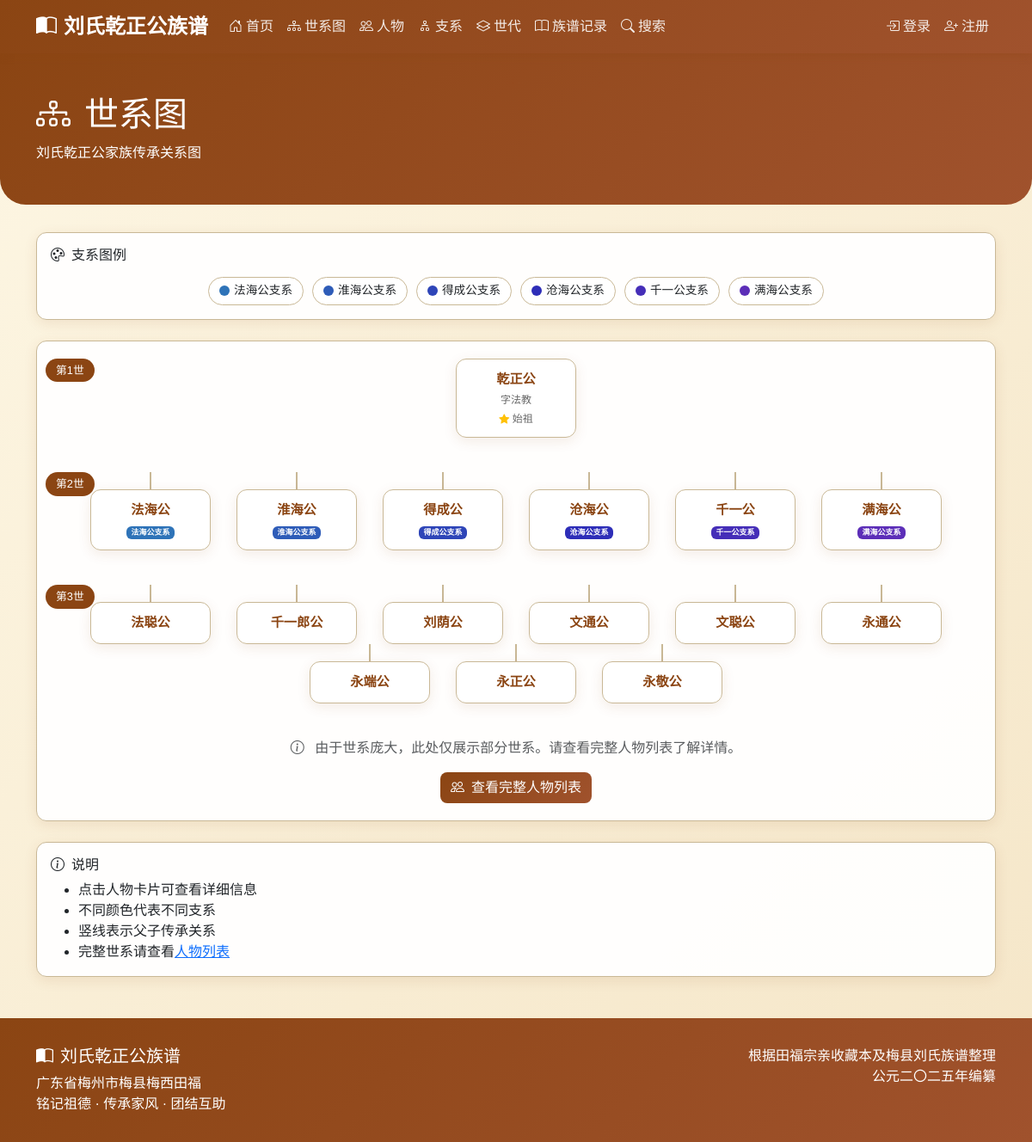
The app's page /tree/, older data.
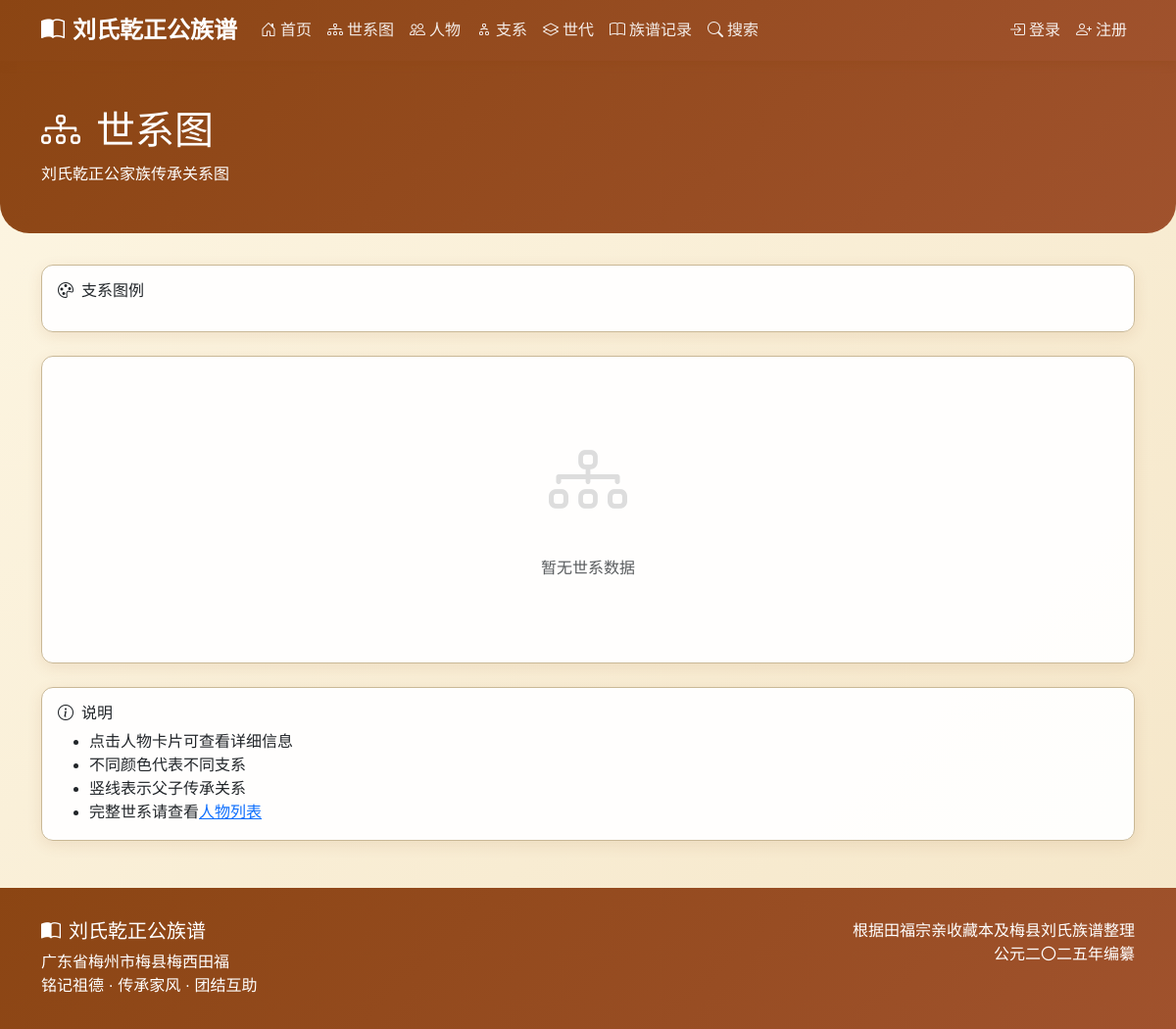
The same page, newer data.
### genealogy/models.py (models this page shows, shortened)
class Branch(models.Model):
    name = models.CharField(max_length=100, verbose_name='支系名称')
    founder = models.ForeignKey(
        'Person',
        on_delete=models.SET_NULL,
        null=True,
        blank=True,
        related_name='founded_branch',
        verbose_name='开基祖'
    )
    description = models.TextField(blank=True, verbose_name='描述')
    location = models.CharField(max_length=200, blank=True, verbose_name='分布地区')
    class Meta:
        verbose_name = '支系'
        verbose_name_plural = '支系'

class Person(models.Model):
    GENDER_CHOICES = [
        ('M', '男'),
        ('F', '女'),
    ]
    name = models.CharField(max_length=100, verbose_name='姓名')
    courtesy_name = models.CharField(max_length=100, blank=True, verbose_name='字')
    art_name = models.CharField(max_length=100, blank=True, verbose_name='号')
    alias = models.CharField(max_length=100, blank=True, verbose_name='别名')
    generation_char = models.CharField(max_length=10, blank=True, verbose_name='辈份字')
    gender = models.CharField(max_length=1, choices=GENDER_CHOICES, default='M', verbose_name='性别', help_text='性别变动后需要先保存，然后重新加载页面以更新配偶关系选项')
    is_outsider = models.BooleanField(default=False, verbose_name='是否为外族配偶', help_text='外族配偶状态变动后，世代选项会自动更新；若需更新配偶关系选项，请保存并重新加载页面')
    generation = models.ForeignKey(
        Generation,
        on_delete=models.CASCADE,
        related_name='persons',
        verbose_name='世代',
        null=True,
        blank=True
    )
    father = models.ForeignKey(
        'self',
        on_delete=models.SET_NULL,
        null=True,
        blank=True,
        related_name='children_as_father',
        verbose_name='父亲',
        limit_choices_to={'gender': 'M'}
    )
    mother = models.ForeignKey(
        'self',
        on_delete=models.SET_NULL,
        null=True,
        blank=True,
        related_name='children_as_mother',
        verbose_name='母亲',
        limit_choices_to={'gender': 'F'}
    )
    spouses = models.ManyToManyField(
        'self',
        through='SpouseRelation',
        through_fields=('husband', 'wife'),
        symmetrical=False,
        related_name='partners',
        blank=True,
        verbose_name='配偶'
    )
    branch = models.ForeignKey(
        Branch,
        on_delete=models.SET_NULL,
        null=True,
        blank=True,
        related_name='members',
        verbose_name='所属支系'
    )
    birth_year = models.IntegerField(null=True, blank=True, verbose_name='出生年份')
    death_year = models.IntegerField(null=True, blank=True, verbose_name='逝世年份')
    birth_place = models.CharField(max_length=200, blank=True, verbose_name='出生地')
    burial_place = models.CharField(max_length=300, blank=True, verbose_name='葬地')
    burial_fengshui = models.CharField(max_length=200, blank=True, verbose_name='墓形/风水')
    burial_direction = models.CharField(max_length=100, blank=True, verbose_name='坐向')
    biography = models.TextField(blank=True, verbose_name='生平简介')
    achievements = models.TextField(blank=True, verbose_name='主要事迹')
    descendants_location = models.TextField(blank=True, verbose_name='后裔分布')
    notes = models.TextField(blank=True, verbose_name='备注')
    order = models.IntegerField(default=0, verbose_name='排序')
    avatar = models.ImageField(
        upload_to='avatars/',
        blank=True,
        null=True,
        verbose_name='头像',
        validators=[validate_image_extension, validate_file_size]
    )
    related_user = models.OneToOneField(
        User,
        on_delete=models.SET_NULL,
        null=True,
        blank=True,
        related_name='related_person',
        verbose_name='关联用户'
    )
    account_status = models.CharField(
        max_length=20,
        choices=[
            ('active', '激活'),
            ('inactive', '未激活'),
            ('disabled', '禁用'),
        ],
        default='inactive',
        verbose_name='账号状态'
    )
    created_at = models.DateTimeField(auto_now_add=True, verbose_name='创建时间')
    updated_at = models.DateTimeField(auto_now=True, verbose_name='更新时间')
    created_by = models.ForeignKey(
        User,
        on_delete=models.SET_NULL,
        null=True,
        blank=True,
        related_name='created_persons',
        verbose_name='创建者'
    )
    class Meta:
        verbose_name = '人物'
        verbose_name_plural = '人物'
        ordering = ['generation__number', 'order', 'id']
    def get_absolute_url(self):
        return reverse('genealogy:person_detail', kwargs={'pk': self.pk})
    def has_avatar(self):
        """是否有头像"""
        return bool(self.avatar)
    has_avatar.short_description = '有头像'
    has_avatar.boolean = True

### genealogy/views.py (the view)
# urls.py: path('tree/', views.GenealogyTreeView.as_view(), name='tree'),
class GenealogyTreeView(TemplateView):
    template_name = 'genealogy/tree.html'
    def get_context_data(self, **kwargs):
        context = super().get_context_data(**kwargs)
        generations = Generation.objects.filter(is_spouse=False).prefetch_related('persons').all()
        context['generations'] = generations
        first_ancestor = Person.objects.filter(generation__number=1).first()
        context['first_ancestor'] = first_ancestor
        branches = Branch.objects.all()
        context['branches'] = branches
        return context

### templates/genealogy/tree.html (shortened to what the changed rows need)
{% extends 'base.html' %}
{% block content %}
<div class="page-header">
    <div class="container">
        <h1 class="serif"><i class="bi bi-diagram-3 me-3"></i>世系图</h1>
    </div>
</div>
<div class="container">
    <div class="card mb-4">
        <div class="card-body">
            <div class="branch-legend">
                {% for branch in branches %}
                <div class="branch-item">
                    <div class="branch-color" style="background: hsl({{ forloop.counter|add:20 }}0, 60%, 45%);"></div>
                    <span>{{ branch.name }}</span>
                </div>
                {% endfor %}
            </div>
        </div>
    </div>
    <div class="card">
        <div class="card-body genealogy-tree-container">
            {% if first_ancestor %}
            <div class="tree-level">
                <span class="generation-label">第1世</span>
                <div class="tree-person">
                    <a href="{{ first_ancestor.get_absolute_url }}" class="text-decoration-none">
                        <div class="card">
                            <div class="name">{{ first_ancestor.name }}</div>
                            {% if first_ancestor.courtesy_name %}
                            <div class="info">字{{ first_ancestor.courtesy_name }}</div>
                            {% endif %}
                            <div class="info">
                                <i class="bi bi-star-fill text-warning"></i> 始祖
                            </div>
                        </div>
                    </a>
                </div>
            </div>
            {% with gen2=first_ancestor.children_as_father.all %}
            {% if gen2 %}
            <div class="tree-level">
                <span class="generation-label">第2世</span>
                {% for person in gen2 %}
                <div class="tree-person">
                    <div class="tree-connector-v"></div>
                    <a href="{{ person.get_absolute_url }}" class="text-decoration-none">
                        <div class="card">
                            <div class="name">{{ person.name }}</div>
                            {% if person.branch %}
                            <div class="info">
                                <span class="badge" style="background: hsl({{ person.branch.id|add:20 }}0, 60%, 45%);">
                                    {{ person.branch.name }}
                                </span>
                            </div>
                            {% endif %}
                        </div>
                    </a>
                </div>
                {% endfor %}
            </div>
            {% endif %}
            {% endwith %}
            <div class="tree-level">
                <span class="generation-label">第3世</span>
                {% for person in first_ancestor.children_as_father.all %}
                    {% for child in person.children_as_father.all|slice:":3" %}
                    <div class="tree-person">
                        <div class="tree-connector-v"></div>
                        <a href="{{ child.get_absolute_url }}" class="text-decoration-none">
                            <div class="card">
                                <div class="name">{{ child.name }}</div>
                            </div>
                        </a>
                    </div>
                    {% endfor %}
                {% endfor %}
            </div>
            <div class="text-center mt-4">
                <p class="text-muted">
                    <i class="bi bi-info-circle me-2"></i>
                    由于世系庞大，此处仅展示部分世系。请查看完整人物列表了解详情。
                </p>
                <a href="{% url 'genealogy:person_list' %}" class="btn btn-primary">
                    <i class="bi bi-people me-2"></i>查看完整人物列表
                </a>
            </div>
            {% else %}
            <div class="text-center py-5">
                <i class="bi bi-diagram-3" style="font-size: 5rem; color: #ddd;"></i>
                <p class="mt-3 text-muted">暂无世系数据</p>
            </div>
            {% endif %}
        </div>
    </div>
</div>
{% endblock %}

Row changes from the older to the newer data that the page shows:
removed Branch: name "法海公支系"
removed Branch: name "淮海公支系"
removed Branch: name "得成公支系"
removed Branch: name "沧海公支系"
removed Branch: name "千一公支系"
removed Branch: name "满海公支系"
removed Person: name "乾正公", courtesy_name "法教"
removed Person: name "法海公", branch.name "法海公支系"
removed Person: name "淮海公", branch.name "淮海公支系"
removed Person: name "得成公", branch.name "得成公支系"
removed Person: name "沧海公", branch.name "沧海公支系"
removed Person: name "千一公", branch.name "千一公支系"
removed Person: name "满海公", branch.name "满海公支系"
removed Person: name "法聪公"
removed Person: name "千一郎公"
removed Person: name "刘荫公"
removed Person: name "文通公"
removed Person: name "文聪公"
removed Person: name "永通公"
removed Person: name "永端公"
removed Person: name "永正公"
removed Person: name "永敬公"
Text that changed along with them:
text no longer shown: "第1世 字 始祖 第2世 第3世 由于世系庞大，此处仅展示部分世系。请查看完整人物列表了解详情。 查看完整人物列表"
text now shown: "暂无世系数据"
